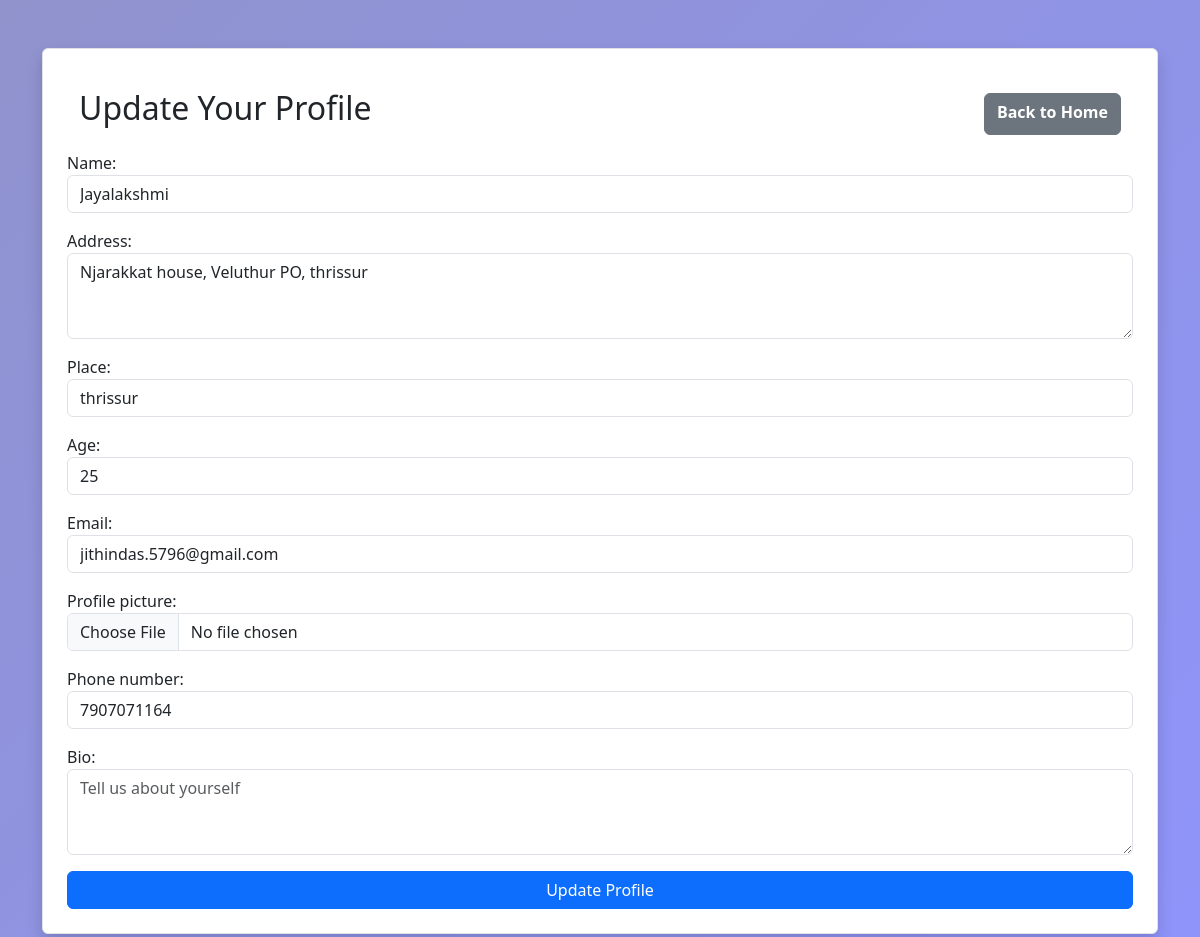
The app's page /admins/profile/4 (signed in) with its own data.
### admins/models.py (models this page shows, shortened)
class UserProfile_Model(models.Model):
    name=models.CharField(max_length=100,null=True)
    address=models.TextField(null=True)
    place = models.CharField(max_length=100)
    age=models.PositiveIntegerField(null=True)
    email=models.EmailField(null=True)
    profile_picture = models.ImageField(upload_to='images', blank=True, null=True)
    phone_number=models.CharField(max_length=10, null=True)
    user=models.OneToOneField(User,on_delete=models.CASCADE)
    bio = models.TextField(blank=True)
    created_date=models.DateField(auto_now_add=True)
    updated_date=models.DateField(auto_now=True)
    is_active=models.BooleanField(default=False)

### admins/views.py (the view, shortened to what this page needs)
# urls.py: path('profile/<int:pk>',Update_UserProfile_View.as_view(),name='profile'),
class Update_UserProfile_View(LoginRequiredMixin,View):
    def get(self, request, *args, **kwargs):
        id = kwargs.get('pk')
        data = UserProfile_Model.objects.get(id=id)
        form = UserProfile_Form(instance=data)
        return render(request, 'profile.html', {'form': form, 'data': data})

### admins/templates/profile.html (shortened to what this page needs)
<!DOCTYPE html>
<html lang="en">
<head>
    <link href="https://cdn.jsdelivr.net/npm/bootstrap@5.3.0/dist/css/bootstrap.min.css" rel="stylesheet">
</head>
<body>
    <div class="container mt-5">
        <form method="POST" enctype="multipart/form-data" class="border p-4 shadow rounded my-3">
            <div class=" container d-flex justify-content-between my-3 text-center">
                {% if not request.user.is_superuser and request.user.user_type != 'service_provider' %}
                <h2 class="text-center">Update Your Profile</h2>
                {% else %}
                <h2 class="text-center">Profile Details</h2>
                {% endif %}
                {% if request.user.is_superuser %}
                <a href="{% url 'admins' %}" class="btn btn-secondary mt-1"><b>Back to Home</b></a>
                {% elif request.user.user_type == 'customer' %}
                <a href="{% url 'user' %}" class="btn btn-secondary mt-1"><b>Back to Home</b></a>
                {% elif request.user.user_type == 'service_provider' %}
                <a href="{% url 'provider_booking' %}" class="btn btn-secondary mt-1"><b>Back to Home</b></a>
                {% endif %}
            </div>
            {% for field in form %}
            <div class="mb-3">
                {{ field.label_tag }}
                {{ field }}
            </div>
            {% endfor %}
            {% if not request.user.is_superuser %}
            <button type="submit" class="btn btn-primary w-100">Update Profile</button>
            {% endif %}
        </form>
    </div>
</body>
</html>

### admins/templates/profile.html (style rules this page uses)
body { background: linear-gradient(135deg, #9093cc, #8f94fb); }
form { background-color: white; }

### records on screen
UserProfile_Model: form "Jayalakshmi" "Njarakkat house, Veluthur PO, thrissur" "thrissur" "25" "jithindas.5796@gmail.com" "7907071164"

### other values on screen
{{ field.label_tag }} "Name:" "Address:" "Place:" "Age:" "Email:" "Profile picture:" "Phone number:" "Bio:"
